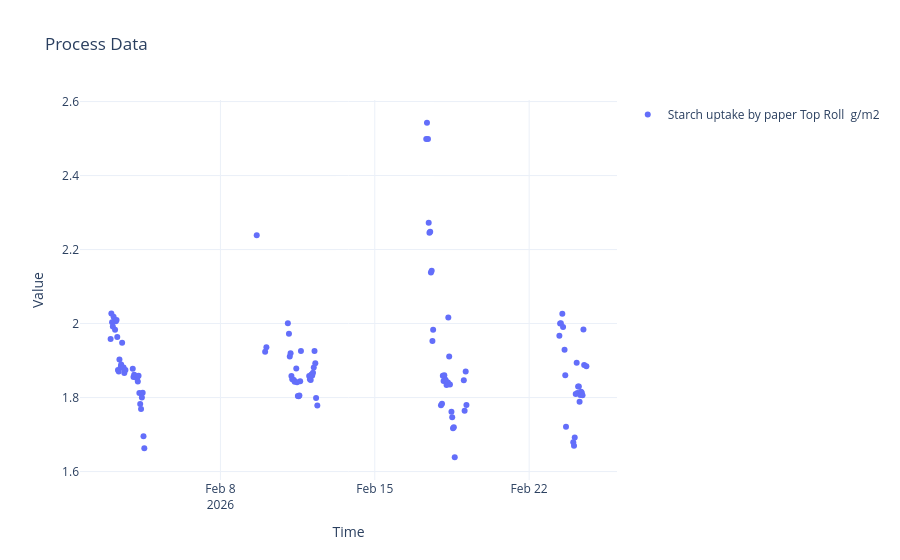

Notebook code for this chart:
### Code cell
out = ask("show starch uptake top for grade 6010120 in February")
